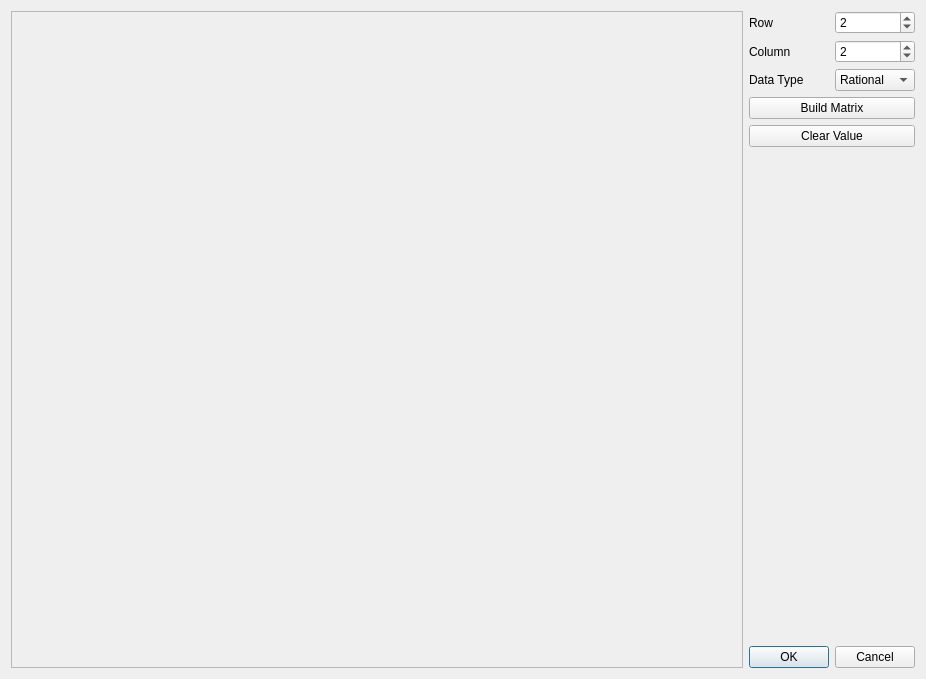
<?xml version="1.0" encoding="UTF-8"?>
<ui version="4.0">
 <class>Dialog</class>
 <widget class="QDialog" name="Dialog">
  <property name="geometry">
   <rect>
    <x>0</x>
    <y>0</y>
    <width>926</width>
    <height>679</height>
   </rect>
  </property>
  <property name="windowTitle">
   <string>Dialog</string>
  </property>
  <layout class="QHBoxLayout" name="horizontalLayout" stretch="5,0">
   <item>
    <widget class="QFrame" name="frame">
     <property name="sizePolicy">
      <sizepolicy hsizetype="Expanding" vsizetype="Expanding">
       <horstretch>0</horstretch>
       <verstretch>0</verstretch>
      </sizepolicy>
     </property>
     <property name="frameShape">
      <enum>QFrame::Shape::StyledPanel</enum>
     </property>
     <property name="frameShadow">
      <enum>QFrame::Shadow::Raised</enum>
     </property>
    </widget>
   </item>
   <item>
    <layout class="QVBoxLayout" name="verticalLayout">
     <property name="sizeConstraint">
      <enum>QLayout::SizeConstraint::SetDefaultConstraint</enum>
     </property>
     <item>
      <layout class="QGridLayout" name="gridLayout">
       <item row="2" column="0">
        <widget class="QLabel" name="DataTypeLabel">
         <property name="text">
          <string>Data Type</string>
         </property>
        </widget>
       </item>
       <item row="0" column="0">
        <widget class="QLabel" name="RowLabel">
         <property name="text">
          <string>Row</string>
         </property>
        </widget>
       </item>
       <item row="2" column="1">
        <widget class="QComboBox" name="DataComboBox">
         <item>
          <property name="text">
           <string>Rational</string>
          </property>
         </item>
         <item>
          <property name="text">
           <string>Int</string>
          </property>
         </item>
         <item>
          <property name="text">
           <string>Double</string>
          </property>
         </item>
        </widget>
       </item>
       <item row="1" column="0">
        <widget class="QLabel" name="ColumnLabel">
         <property name="text">
          <string>Column</string>
         </property>
        </widget>
       </item>
       <item row="1" column="1">
        <widget class="QSpinBox" name="ColumnSpinBox">
         <property name="minimum">
          <number>1</number>
         </property>
         <property name="value">
          <number>2</number>
         </property>
        </widget>
       </item>
       <item row="0" column="1">
        <widget class="QSpinBox" name="RowSpinBox">
         <property name="minimum">
          <number>1</number>
         </property>
         <property name="value">
          <number>2</number>
         </property>
        </widget>
       </item>
      </layout>
     </item>
     <item>
      <widget class="QPushButton" name="BuildButton">
       <property name="sizePolicy">
        <sizepolicy hsizetype="Preferred" vsizetype="Preferred">
         <horstretch>0</horstretch>
         <verstretch>0</verstretch>
        </sizepolicy>
       </property>
       <property name="text">
        <string>Build Matrix</string>
       </property>
      </widget>
     </item>
     <item>
      <widget class="QPushButton" name="ClearButton">
       <property name="text">
        <string>Clear Value</string>
       </property>
      </widget>
     </item>
     <item>
      <spacer name="verticalSpacer">
       <property name="orientation">
        <enum>Qt::Orientation::Vertical</enum>
       </property>
       <property name="sizeHint" stdset="0">
        <size>
         <width>20</width>
         <height>40</height>
        </size>
       </property>
      </spacer>
     </item>
     <item>
      <widget class="QDialogButtonBox" name="buttonBox">
       <property name="sizePolicy">
        <sizepolicy hsizetype="Preferred" vsizetype="Fixed">
         <horstretch>0</horstretch>
         <verstretch>0</verstretch>
        </sizepolicy>
       </property>
       <property name="orientation">
        <enum>Qt::Orientation::Horizontal</enum>
       </property>
       <property name="standardButtons">
        <set>QDialogButtonBox::StandardButton::Cancel|QDialogButtonBox::StandardButton::Ok</set>
       </property>
      </widget>
     </item>
    </layout>
   </item>
  </layout>
 </widget>
 <resources/>
 <connections>
  <connection>
   <sender>buttonBox</sender>
   <signal>rejected()</signal>
   <receiver>Dialog</receiver>
   <slot>reject()</slot>
   <hints>
    <hint type="sourcelabel">
     <x>316</x>
     <y>260</y>
    </hint>
    <hint type="destinationlabel">
     <x>286</x>
     <y>274</y>
    </hint>
   </hints>
  </connection>
 </connections>
</ui>
